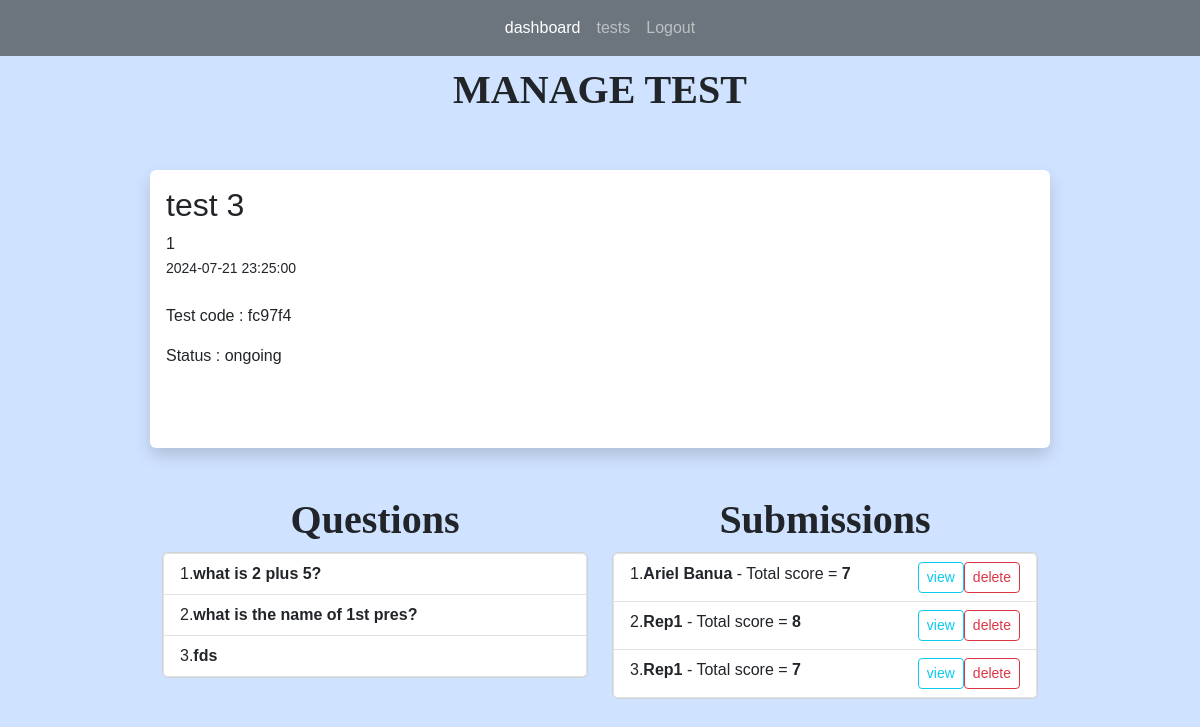
Before: /tests/3 (signed in) with the older database file.
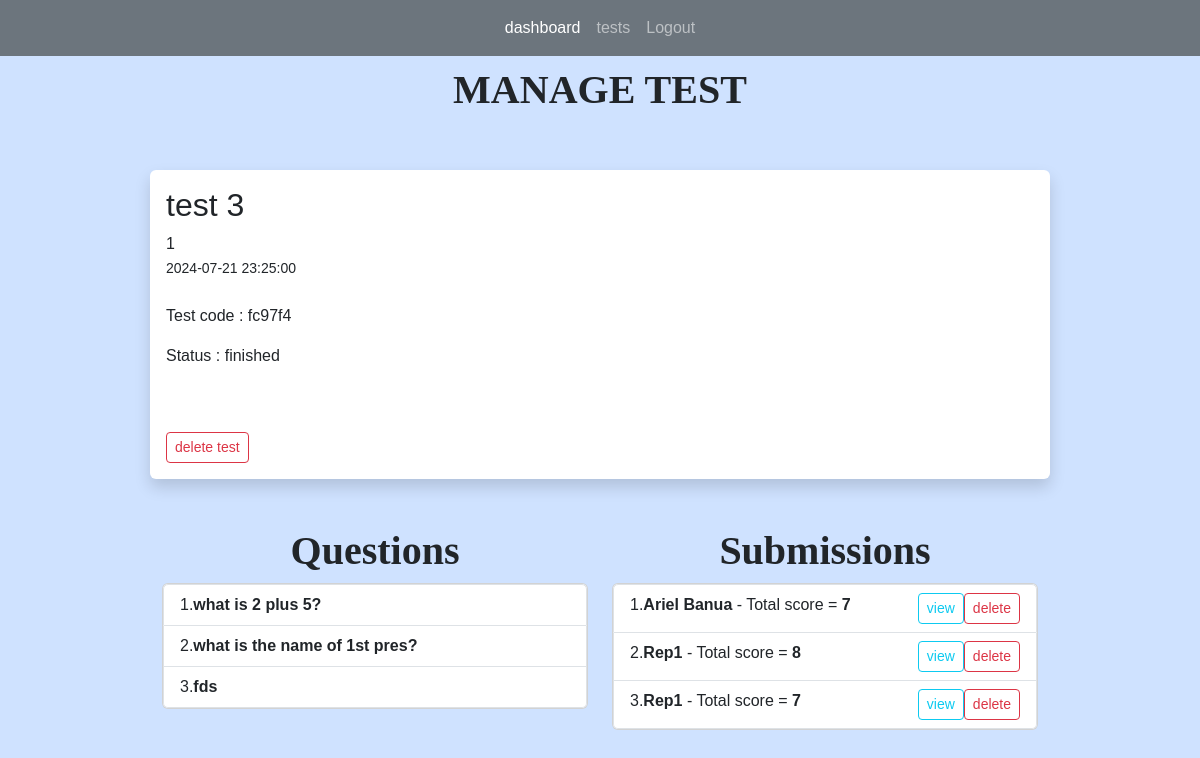
After: the same page with the newer database file.
### app.py (models this page shows)
class Tests(db.Model):
    test_id = db.Column(db.Integer, primary_key=True)
    title = db.Column(db.String(255))
    start_date = db.Column(db.DateTime, nullable = False)
    end_date = db.Column(db.DateTime, nullable = False)
    status = db.Column(db.String(255))
    teacher_id = db.Column(db.Integer, db.ForeignKey('users.id'))
    teacher = db.relationship('Users', backref=db.backref('tests', lazy=True))
    questions = db.relationship("Questions", backref="question_list")
    code = db.Column(db.String(6), unique=True)  # column to store the unique code
    students = db.relationship('Users', secondary='test_students', backref=db.backref('tests_registered', lazy=True))
    submissions = db.relationship('Submission', backref='test_submissions', lazy=True)

class Questions(db.Model):
    question_id = db.Column(db.Integer, primary_key=True)
    question_text = db.Column(db.String(255), nullable=False)
    question_type = db.Column(db.String(255), nullable=False)
    points = db.Column(db.Integer, nullable=False)
    option1 = db.Column(db.String(255))
    option2 = db.Column(db.String(255))
    option3 = db.Column(db.String(255))
    option4 = db.Column(db.String(255))
    correct_opt = db.Column(db.Integer)
    correct_ans = db.Column(db.String(255))
    test_id = db.Column(db.Integer, db.ForeignKey('tests.test_id'))
    test = db.relationship('Tests', backref=db.backref('question_test', lazy=True))
    answer = db.relationship("Answers", uselist=False)

class Submission(db.Model):
    submission_id = db.Column(db.Integer, primary_key=True)
    student_id = db.Column(db.Integer, db.ForeignKey('users.id'))
    test_id = db.Column(db.Integer, db.ForeignKey('tests.test_id'))
    submitted_at = db.Column(db.DateTime, default=datetime.now)
    total_points = db.Column(db.Integer)
    student = db.relationship('Users', backref=db.backref('submitter', lazy=True))
    test = db.relationship('Tests', backref=db.backref('submission_test', lazy=True))
    answers = db.relationship('Answers', backref=db.backref('answered_questions', lazy=True), lazy=True)

class Users(db.Model, UserMixin):
    id = db.Column(db.Integer, primary_key = True)
    name = db.Column(db.String(200), nullable=False)
    email = db.Column(db.String(120), nullable=False, unique =True)
    password = db.Column(db.String(128), nullable=False)
    role = db.Column(db.String(80), nullable=False)
    submissions = db.relationship('Submission', backref='submitted_tests', lazy=True)

### app.py (the view)
@app.route('/tests/<int:id>', methods=['GET', 'POST'])
@login_required(role="teacher")
def test(id):
    test = Tests.query.get_or_404(id)
    questions = Questions.query.filter_by(test_id = id)
    return render_template('manage_test.html', test=test, questions=questions)

### app.py (called while the page is built)
@login_manager.user_loader
def load_user(user_id):
    return Users.query.get(int(user_id))

def login_required(role="ANY"):
    def wrapper(fn):
        @wraps(fn)
        def decorated_view(*args, **kwargs):
            if not current_user.is_authenticated:
               return login_manager.unauthorized()
            if ( (current_user.role != role) and (role != "ANY")):
                return login_manager.unauthorized()
            return fn(*args, **kwargs)
        return decorated_view
    return wrapper

### templates/manage_test.html (shortened to what this page needs)
{% extends 'index.html' %}
{% block content %}
<h1>MANAGE TEST</h1>
<br>
<br/>
<div class="shadow p-3 mb-5 bg-body rounded">
	<h2>{{ test.title }}</h2>
    {{ test.teacher_id }}<br/>
	<small>{{ test.start_date }}</small> <br/><br/>
	<p>
		Test code : {{ test.code }}
	</p>
	<p>
		Status : {{ test.status }}
	</p>
	<br/><br/>
	{% if test.status == 'scheduled' or test.status == "finished" %}
		<a href="{{ url_for('delete_test', id=test.test_id)}}" class="btn btn-outline-danger btn-sm">delete test</a>
		<br/>
	{% endif %}
</div>
<div class="container text-center">
	<div class="row">
	  <div class="col">
		<h1>Questions</h1>
	  </div>
	  <div class="col">
		<h1>Submissions</h1>
	  </div>
	</div>
	<div class="row">
	  <div class="col">
		<div class="card">
			<ul class="list-group list-group-numbered">
				{% for question in questions %}
				<li style="text-align: left;" class="list-group-item d-flex ">
					<div class="flex-grow-1">
						<b >
							{{ question.question_text }}
						</b>
					</div>
				</li>
				{% endfor %}
			</ul>
		</div>
	  </div>
	  <div class="col">
		<div class="card">
			<ul class="list-group list-group-numbered">
				{% for submission in test.submissions %}
				<li style="text-align: left;" class="list-group-item d-flex ">
					<div class="flex-grow-1">
						<b >
							{{ submission.student.name }}
						</b>
						- Total score = <b>{{ submission.total_points }}</b>
					</div>
					<a class="btn btn-outline-info btn-sm" href="{{ url_for('view_submission', id=test.test_id, submission_id = submission.submission_id)}}">view</a>
					<a class="btn btn-outline-danger btn-sm" href="{{ url_for('delete_submission', id=test.test_id, submission_id = submission.submission_id)}}">delete</a>
				</li>
				{% endfor %}
			</ul>
		</div>
	  </div>
	</div>
  </div>
{% endblock %}

### templates/index.html (shortened to what this page needs)
<!DOCTYPE html>
<html lang="en">
<head>
    <link href="https://cdn.jsdelivr.net/npm/bootstrap@5.3.3/dist/css/bootstrap.min.css"
    rel="stylesheet"
>
    <link rel="stylesheet" href="{{url_for('static', filename='main.css') }}">
</head>
<body class= "bg-primary-subtle" >
    {% if current_user.is_authenticated and current_user.role == "teacher" %}
        {% include 'teacher_navbar.html' %}
    {% endif %}
    <div style="margin-top: 10px;margin-bottom: 10px;margin-right: 150px;margin-left: 150px;">
        {% block content %}
        {% endblock %}
    </div>
</body>
</html>

### templates/teacher_navbar.html (shortened to what this page needs)
    <nav class="navbar navbar-expand-lg navbar-dark bg-secondary">
        <div class="collapse navbar-collapse" id="navbarNavAltMarkup">
            <div class="navbar-nav mx-auto">
            <a class="nav-link active" aria-current="page" href="{{ url_for('teacher_dashboard') }}">dashboard</a>
            <a class="nav-link" href="{{ url_for('tests') }}">tests</a>
            <a class="nav-link" href="{{ url_for('logout') }}">Logout</a>
            </div>
        </div>
    </nav>

### static/main.css (style rules this page uses)
body { font-family: Arial, sans-serif; margin: 0; padding: 0; }
nav a { color: #fff; text-decoration: none; }
H1 { font-family: Copperplate; font-weight: bold; font-size: 40px; text-align: center; }

Changed rows visible on the page:
changed Tests "test 3": status "ongoing" → "finished"
Other visible differences:
text now shown: "delete test"
